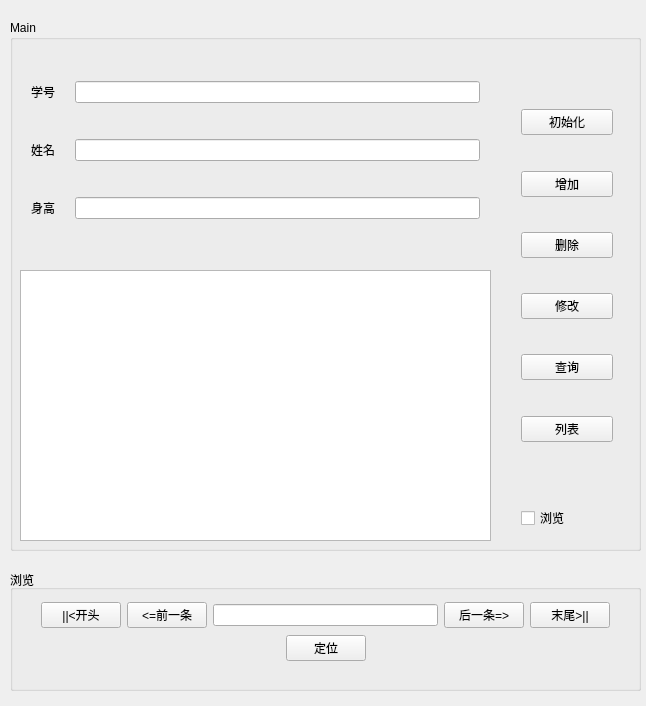
<?xml version="1.0" encoding="UTF-8"?>
<ui version="4.0">
 <class>Widget</class>
 <widget class="QWidget" name="Widget">
  <property name="geometry">
   <rect>
    <x>0</x>
    <y>0</y>
    <width>646</width>
    <height>706</height>
   </rect>
  </property>
  <property name="windowTitle">
   <string>Widget</string>
  </property>
  <widget class="QGroupBox" name="groupBox">
   <property name="geometry">
    <rect>
     <x>10</x>
     <y>20</y>
     <width>631</width>
     <height>531</height>
    </rect>
   </property>
   <property name="title">
    <string>Main</string>
   </property>
   <widget class="QWidget" name="layoutWidget">
    <property name="geometry">
     <rect>
      <x>500</x>
      <y>20</y>
      <width>114</width>
      <height>501</height>
     </rect>
    </property>
    <layout class="QVBoxLayout" name="verticalLayout">
     <item>
      <spacer name="verticalSpacer_11">
       <property name="orientation">
        <enum>Qt::Vertical</enum>
       </property>
       <property name="sizeHint" stdset="0">
        <size>
         <width>20</width>
         <height>40</height>
        </size>
       </property>
      </spacer>
     </item>
     <item>
      <spacer name="verticalSpacer_12">
       <property name="orientation">
        <enum>Qt::Vertical</enum>
       </property>
       <property name="sizeHint" stdset="0">
        <size>
         <width>20</width>
         <height>40</height>
        </size>
       </property>
      </spacer>
     </item>
     <item>
      <widget class="QPushButton" name="initButton">
       <property name="text">
        <string>初始化</string>
       </property>
      </widget>
     </item>
     <item>
      <spacer name="verticalSpacer_5">
       <property name="orientation">
        <enum>Qt::Vertical</enum>
       </property>
       <property name="sizeHint" stdset="0">
        <size>
         <width>20</width>
         <height>40</height>
        </size>
       </property>
      </spacer>
     </item>
     <item>
      <widget class="QPushButton" name="addButton">
       <property name="text">
        <string>增加</string>
       </property>
      </widget>
     </item>
     <item>
      <spacer name="verticalSpacer_6">
       <property name="orientation">
        <enum>Qt::Vertical</enum>
       </property>
       <property name="sizeHint" stdset="0">
        <size>
         <width>20</width>
         <height>40</height>
        </size>
       </property>
      </spacer>
     </item>
     <item>
      <widget class="QPushButton" name="delButton">
       <property name="text">
        <string>删除</string>
       </property>
      </widget>
     </item>
     <item>
      <spacer name="verticalSpacer_7">
       <property name="orientation">
        <enum>Qt::Vertical</enum>
       </property>
       <property name="sizeHint" stdset="0">
        <size>
         <width>20</width>
         <height>40</height>
        </size>
       </property>
      </spacer>
     </item>
     <item>
      <widget class="QPushButton" name="modButton">
       <property name="text">
        <string>修改</string>
       </property>
      </widget>
     </item>
     <item>
      <spacer name="verticalSpacer_8">
       <property name="orientation">
        <enum>Qt::Vertical</enum>
       </property>
       <property name="sizeHint" stdset="0">
        <size>
         <width>20</width>
         <height>40</height>
        </size>
       </property>
      </spacer>
     </item>
     <item>
      <widget class="QPushButton" name="queryButton">
       <property name="text">
        <string>查询</string>
       </property>
      </widget>
     </item>
     <item>
      <spacer name="verticalSpacer_9">
       <property name="orientation">
        <enum>Qt::Vertical</enum>
       </property>
       <property name="sizeHint" stdset="0">
        <size>
         <width>20</width>
         <height>40</height>
        </size>
       </property>
      </spacer>
     </item>
     <item>
      <widget class="QPushButton" name="listButton">
       <property name="text">
        <string>列表</string>
       </property>
      </widget>
     </item>
     <item>
      <spacer name="verticalSpacer_10">
       <property name="orientation">
        <enum>Qt::Vertical</enum>
       </property>
       <property name="sizeHint" stdset="0">
        <size>
         <width>20</width>
         <height>40</height>
        </size>
       </property>
      </spacer>
     </item>
     <item>
      <spacer name="verticalSpacer">
       <property name="orientation">
        <enum>Qt::Vertical</enum>
       </property>
       <property name="sizeHint" stdset="0">
        <size>
         <width>20</width>
         <height>40</height>
        </size>
       </property>
      </spacer>
     </item>
     <item>
      <widget class="QCheckBox" name="checkBox">
       <property name="text">
        <string>浏览</string>
       </property>
      </widget>
     </item>
    </layout>
   </widget>
   <widget class="QWidget" name="layoutWidget">
    <property name="geometry">
     <rect>
      <x>10</x>
      <y>20</y>
      <width>471</width>
      <height>221</height>
     </rect>
    </property>
    <layout class="QVBoxLayout" name="verticalLayout_2">
     <item>
      <layout class="QHBoxLayout" name="horizontalLayout">
       <item>
        <widget class="QLabel" name="label_2">
         <property name="text">
          <string>学号    </string>
         </property>
        </widget>
       </item>
       <item>
        <widget class="QLineEdit" name="lineEditNumber">
         <property name="enabled">
          <bool>true</bool>
         </property>
        </widget>
       </item>
      </layout>
     </item>
     <item>
      <layout class="QHBoxLayout" name="horizontalLayout_2">
       <item>
        <widget class="QLabel" name="label_3">
         <property name="text">
          <string>姓名    </string>
         </property>
        </widget>
       </item>
       <item>
        <widget class="QLineEdit" name="lineEditName"/>
       </item>
      </layout>
     </item>
     <item>
      <layout class="QHBoxLayout" name="horizontalLayout_3">
       <item>
        <widget class="QLabel" name="label_4">
         <property name="text">
          <string>身高    </string>
         </property>
        </widget>
       </item>
       <item>
        <widget class="QLineEdit" name="lineEditHeight"/>
       </item>
      </layout>
     </item>
    </layout>
   </widget>
   <widget class="QTextEdit" name="textEditList">
    <property name="geometry">
     <rect>
      <x>10</x>
      <y>250</y>
      <width>471</width>
      <height>271</height>
     </rect>
    </property>
   </widget>
  </widget>
  <widget class="QGroupBox" name="groupBox_Browser">
   <property name="geometry">
    <rect>
     <x>10</x>
     <y>570</y>
     <width>631</width>
     <height>121</height>
    </rect>
   </property>
   <property name="title">
    <string>浏览</string>
   </property>
   <widget class="QWidget" name="layoutWidget">
    <property name="geometry">
     <rect>
      <x>20</x>
      <y>20</y>
      <width>591</width>
      <height>83</height>
     </rect>
    </property>
    <layout class="QVBoxLayout" name="verticalLayout_4">
     <item>
      <layout class="QHBoxLayout" name="horizontalLayout_5">
       <item>
        <widget class="QPushButton" name="beginButton">
         <property name="text">
          <string>||&lt;开头</string>
         </property>
        </widget>
       </item>
       <item>
        <widget class="QPushButton" name="prevButton">
         <property name="text">
          <string>&lt;=前一条</string>
         </property>
        </widget>
       </item>
       <item>
        <widget class="QLineEdit" name="lineEditLocate"/>
       </item>
       <item>
        <widget class="QPushButton" name="nextButton">
         <property name="text">
          <string>后一条=&gt;</string>
         </property>
        </widget>
       </item>
       <item>
        <widget class="QPushButton" name="endButton">
         <property name="text">
          <string>末尾&gt;||</string>
         </property>
        </widget>
       </item>
      </layout>
     </item>
     <item>
      <layout class="QHBoxLayout" name="horizontalLayout_7">
       <item>
        <spacer name="horizontalSpacer_3">
         <property name="orientation">
          <enum>Qt::Horizontal</enum>
         </property>
         <property name="sizeHint" stdset="0">
          <size>
           <width>40</width>
           <height>20</height>
          </size>
         </property>
        </spacer>
       </item>
       <item>
        <widget class="QPushButton" name="locateButton">
         <property name="text">
          <string>定位</string>
         </property>
        </widget>
       </item>
       <item>
        <spacer name="horizontalSpacer_4">
         <property name="orientation">
          <enum>Qt::Horizontal</enum>
         </property>
         <property name="sizeHint" stdset="0">
          <size>
           <width>40</width>
           <height>20</height>
          </size>
         </property>
        </spacer>
       </item>
      </layout>
     </item>
    </layout>
   </widget>
  </widget>
 </widget>
 <layoutdefault spacing="6" margin="11"/>
 <resources/>
 <connections/>
</ui>
